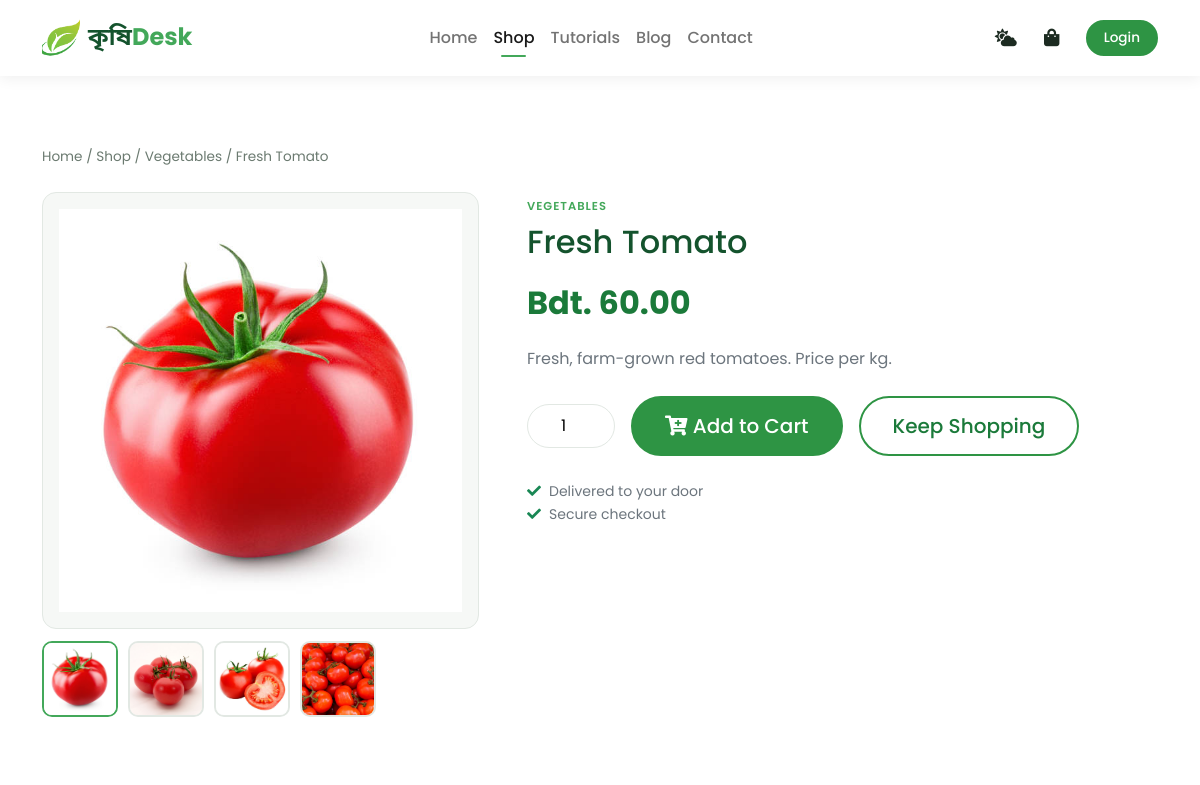
Page /single_product.php?product_id=1 (upper part) on the earlier database version.
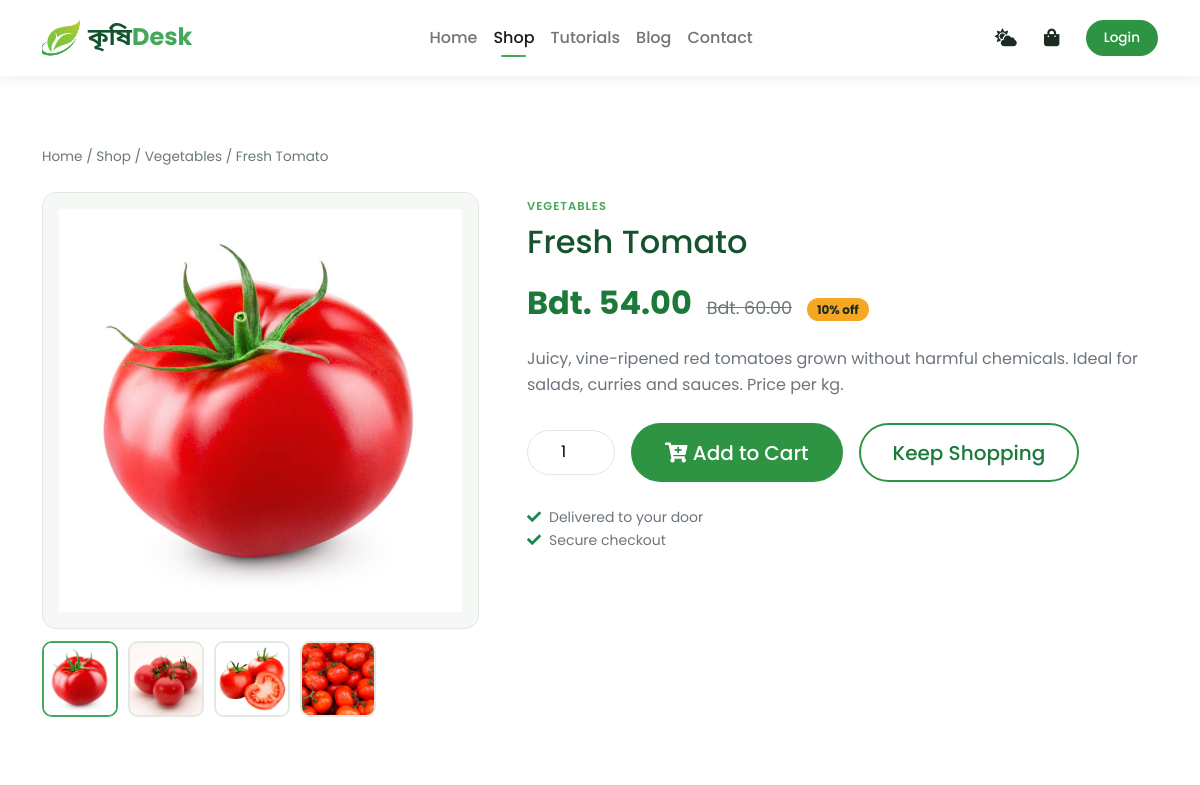
Same page on the later database version.
### tables this page shows
CREATE TABLE IF NOT EXISTS `products` (
  `product_id` int(11) NOT NULL AUTO_INCREMENT,
  `product_name` varchar(100) NOT NULL,
  `product_category` varchar(100) NOT NULL,
  `product_description` varchar(500) NOT NULL,
  `product_image` varchar(255) NOT NULL,
  `product_image2` varchar(255) NOT NULL,
  `product_image3` varchar(255) NOT NULL,
  `product_image4` varchar(255) NOT NULL,
  `product_price` decimal(10,2) NOT NULL,
  `product_special_offer` int(3) NOT NULL DEFAULT 0,  
  `product_color` varchar(100) NOT NULL,
  PRIMARY KEY (`product_id`)
);

### server/helpers.php (called while the page is built, shortened)
<?php
function e($value){
    return htmlspecialchars((string)$value, ENT_QUOTES, 'UTF-8');
}
function money($amount){
    return 'Bdt. ' . number_format((float)$amount, 2);
}
function is_logged_in(){
    return !empty($_SESSION['logged_in']);
}
function final_price($product){
    $price = (float)$product['product_price'];
    $offer = (int)$product['product_special_offer'];
    if($offer > 0 && $offer < 100){
        $price = round($price * (100 - $offer) / 100, 2);
    }
    return $price;
}
function category_label($category){
    $labels = [
        'vegetable' => 'Vegetables',
        'machine' => 'Machines',
        'pesticide' => 'Pesticides',
        'fertilizer' => 'Fertilizers & Seeds',
    ];
    return isset($labels[$category]) ? $labels[$category] : ucfirst($category);
}
    ?>

### single_product.php (the view, shortened to what this page needs)
<?php
require_once __DIR__ . '/server/connection.php';
$product_id = isset($_GET['product_id']) ? (int)$_GET['product_id'] : 0;
$stmt = $conn->prepare("SELECT * FROM products WHERE product_id = ?");
$stmt->bind_param('i', $product_id);
$stmt->execute();
$product = $stmt->get_result()->fetch_assoc();
$price = final_price($product);
$offer = (int)$product['product_special_offer'];
$images = array_values(array_unique(array_filter([
    $product['product_image'],
    $product['product_image2'],
    $product['product_image3'],
    $product['product_image4'],
])));
$active = 'shop';
?>
<?php include('layouts/header.php'); ?>
    <section class="section">
      <div class="container">
        <nav class="breadcrumb-lite">
          <a href="index.php">Home</a> / <a href="shop.php">Shop</a> /
          <a href="shop.php?category=<?php echo e($product['product_category']); ?>"><?php echo e(category_label($product['product_category'])); ?></a> /
          <?php echo e($product['product_name']); ?>
        </nav>
        <div class="row g-5">
          <div class="col-lg-5 col-md-6">
            <div class="main-img-wrap">
              <img id="mainImg" src="assets/imgs/<?php echo e($images[0]); ?>" alt="<?php echo e($product['product_name']); ?>"/>
            </div>
            <?php if(count($images) > 1){ ?>
            <div class="small-img-group">
              <?php foreach($images as $i => $img){ ?>
              <div class="small-img-col">
                <img src="assets/imgs/<?php echo e($img); ?>" class="small-img <?php if($i === 0){echo 'selected';} ?>" alt="<?php echo e($product['product_name']); ?> view <?php echo $i + 1; ?>"/>
              </div>
              <?php } ?>
            </div>
            <?php } ?>
          </div>
          <div class="col-lg-7 col-md-6">
            <span class="product-cat"><?php echo e(category_label($product['product_category'])); ?></span>
            <h1 class="h2 mt-1 mb-3"><?php echo e($product['product_name']); ?></h1>
            <div class="price-big mb-3">
              <?php echo money($price); ?>
              <?php if($offer > 0){ ?><s><?php echo money($product['product_price']); ?></s> <span class="badge-offer position-static ms-2"><?php echo $offer; ?>% off</span><?php } ?>
            </div>
            <p class="text-muted"><?php echo e($product['product_description']); ?></p>
            <form method="POST" action="cart.php" class="d-flex align-items-center flex-wrap gap-3 my-4">
              <input type="number" name="product_quantity" class="qty-input" value="1" min="1" max="99" aria-label="Quantity"/>
              <button class="btn btn-green btn-lg" type="submit" name="add_to_cart"><i class="fas fa-cart-plus"></i> Add to Cart</button>
              <a href="shop.php" class="btn btn-outline-green btn-lg">Keep Shopping</a>
            </form>
            <ul class="list-unstyled text-muted small">
              <li><i class="fas fa-check text-success me-2"></i>Delivered to your door</li>
              <li><i class="fas fa-check text-success me-2"></i>Secure checkout</li>
            </ul>
          </div>
        </div>
      </div>
    </section>
<?php include('layouts/footer.php'); ?>

### layouts/header.php (shortened to what this page needs)
<?php
$active = isset($active) ? $active : '';
$nav = [
    'home' => ['index.php', 'Home'],
    'shop' => ['shop.php', 'Shop'],
    'tutorials' => ['tutorial.php', 'Tutorials'],
    'blog' => ['blog.php', 'Blog'],
    'contact' => ['contact.php', 'Contact'],
];
?>
<!DOCTYPE html>
<html lang="en">
<head>
    <link href="https://cdn.jsdelivr.net/npm/bootstrap@5.1.3/dist/css/bootstrap.min.css" rel="stylesheet">
    <link rel="stylesheet" href="https://use.fontawesome.com/releases/v5.15.4/css/all.css"/>
    <link rel="stylesheet" href="assets/css/style.css" />
</head>
<body>
    <nav class="navbar navbar-expand-lg navbar-light fixed-top site-nav">
        <div class="container">
            <a class="navbar-brand d-flex align-items-center" href="index.php">
                <img class="logo" src="assets/imgs/logo22.png" alt="KrishiDesk logo"/>
                <span class="brand">কৃষি<span>Desk</span></span>
            </a>
            <div class="collapse navbar-collapse" id="navbarSupportedContent">
                <ul class="navbar-nav mx-lg-auto mb-2 mb-lg-0">
                    <?php foreach($nav as $key => $item){ ?>
                    <li class="nav-item">
                        <a class="nav-link <?php if($active === $key){echo 'active';} ?>" href="<?php echo $item[0]; ?>"><?php echo $item[1]; ?></a>
                    </li>
                    <?php } ?>
                </ul>
                <div class="nav-tools d-flex align-items-center">
                    <a href="weather_forecast.php" class="nav-icon <?php if($active === 'weather'){echo 'active';} ?>" title="Weather forecast" aria-label="Weather forecast"><i class="fas fa-cloud-sun"></i></a>
                    <a href="cart.php" class="nav-icon position-relative <?php if($active === 'cart'){echo 'active';} ?>" title="Cart" aria-label="Cart">
                        <i class="fas fa-shopping-bag"></i>
                    </a>
                    <?php if(is_logged_in()){ ?>
                        <a href="account.php" class="nav-icon <?php if($active === 'account'){echo 'active';} ?>" title="My account" aria-label="My account"><i class="fas fa-user"></i></a>
                        <a href="account.php?logout=1" class="nav-icon" title="Log out" aria-label="Log out"><i class="fas fa-sign-out-alt"></i></a>
                    <?php } else { ?>
                        <a href="login.php" class="btn btn-green btn-sm ms-2">Login</a>
                    <?php } ?>
                </div>
            </div>
        </div>
    </nav>
    <div class="toast-container position-fixed top-0 end-0 p-3 toast-stack">
    </div>
    <main class="page-main">

### layouts/footer.php (shortened to what this page needs)
    </main>
</body>
</html>

### assets/css/style.css (style rules this page uses)
:root { --green-900: #14532d; --green-700: #1b7a3a; --green-600: #2e9444; --green-500: #43a85a; --green-100: #e7f5ea; --green-50: #f4faf5; --amber: #f5a623; --ink: #1c2b21; --muted: #6b7a70; --line: #e2e8e3; --radius: 14px; --shadow: 0 6px 22px rgba(20, 83, 45, 0.10); --shadow-lg: 0 14px 36px rgba(20, 83, 45, 0.16); --nav-h: 76px; }
* { box-sizing: border-box; }
html { scroll-behavior: smooth; }
body { font-family: 'Poppins', 'Noto Sans Bengali', sans-serif; color: var(--ink); background: #fff; line-height: 1.65; padding-top: var(--nav-h); -webkit-font-smoothing: antialiased; }
h1, h2, h3, h4, h5, h6 { color: var(--green-900); font-weight: 600; line-height: 1.25; }
h1 { font-size: clamp(2rem, 4.2vw, 3.2rem); font-weight: 700; }
a { color: var(--green-700); text-decoration: none; }
img { max-width: 100%; }
.page-main { min-height: 60vh; }
.btn { border-radius: 999px; font-weight: 500; padding: 0.55rem 1.4rem; transition: all 0.25s ease; }
.btn-sm { padding: 0.35rem 1rem; font-size: 0.85rem; }
.btn-lg { padding: 0.8rem 2rem; }
.btn-green { background: var(--green-600); border: 2px solid var(--green-600); color: #fff; }
.btn-outline-green { background: transparent; border: 2px solid var(--green-600); color: var(--green-700); }
.site-nav { background: rgba(255, 255, 255, 0.96); backdrop-filter: blur(8px); box-shadow: 0 2px 14px rgba(0, 0, 0, 0.07); min-height: var(--nav-h); padding: 0.5rem 0; }
.site-nav .logo { width: 38px; height: 38px; object-fit: contain; }
.site-nav .brand { font-family: 'Noto Sans Bengali', 'Poppins', sans-serif; font-weight: 700; font-size: 1.5rem; color: var(--green-900); margin-left: 8px; }
.site-nav .brand span { color: var(--green-500); font-family: 'Poppins', sans-serif; }
.site-nav .nav-link { color: var(--ink); font-weight: 500; padding: 0.5rem 1rem; position: relative; }
.site-nav .nav-link:hover, .site-nav .nav-link.active { color: var(--green-600); }
.site-nav .nav-link.active::after { content: ''; position: absolute; left: 1rem; right: 1rem; bottom: 2px; height: 2px; background: var(--green-500); border-radius: 2px; }
.nav-tools { gap: 6px; }
.nav-icon { color: var(--ink); font-size: 1.1rem; width: 40px; height: 40px; display: inline-flex; align-items: center; justify-content: center; border-radius: 50%; transition: all 0.25s ease; }
body { top: 0 !important; }
.toast-stack { z-index: 2000; margin-top: calc(var(--nav-h) - 10px); }
.section { padding: 70px 0; }
.badge-offer { position: absolute; top: 10px; left: 10px; background: var(--amber); color: #1c2b21; font-size: 0.75rem; font-weight: 700; padding: 3px 10px; border-radius: 999px; }
.product-cat { font-size: 0.72rem; text-transform: uppercase; letter-spacing: 1px; color: var(--green-500); font-weight: 600; }
.breadcrumb-lite { font-size: 0.85rem; color: var(--muted); margin-bottom: 1.5rem; }
.breadcrumb-lite a { color: var(--muted); }
.main-img-wrap { background: #f6f8f6; border-radius: var(--radius); border: 1px solid var(--line); padding: 1rem; }
.main-img-wrap img { width: 100%; aspect-ratio: 1 / 1; object-fit: contain; }
.small-img-group { display: flex; gap: 10px; margin-top: 12px; }
.small-img-col { width: 76px; height: 76px; border-radius: 10px; overflow: hidden; border: 2px solid var(--line); background: #f6f8f6; cursor: pointer; }
.small-img-col img { width: 100%; height: 100%; object-fit: cover; }
.small-img-col:has(.selected), .small-img-col:hover { border-color: var(--green-500); }
.price-big { font-size: 2rem; font-weight: 700; color: var(--green-700); }
.price-big s { font-size: 1.1rem; color: var(--muted); font-weight: 400; margin-left: 8px; }
.qty-input { width: 88px; text-align: center; border-radius: 999px; border: 1px solid var(--line); padding: 0.5rem 0.4rem; }

Differences in the rows shown:
changed products "Fresh Tomato": money($price) "Bdt. 60.00" → "Bdt. 54.00"; product_price (not shown) → "Bdt. 60.00"; product_special_offer (not shown) → "10"; product_description "Fresh, farm-grown red tomatoes. Price per kg." → "Juicy, vine-ripened red tomatoes grown without harmful chemicals. Ideal for salads, curries and sauces. Price per kg."
Other differences:
text now shown: "% off"
